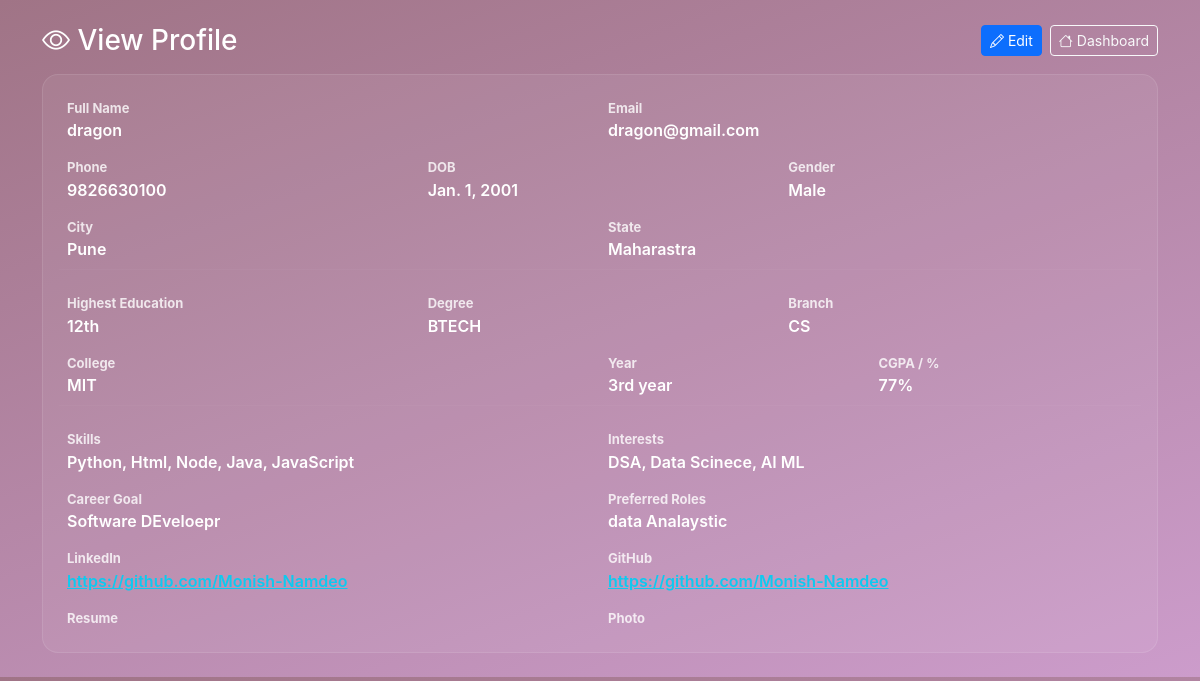
The app's page /student_profile_view/ (signed in) with its own data.
### Virtaul_App/models.py (models this page shows, shortened)
class StudentProfile(models.Model):
    user = models.OneToOneField(User, on_delete=models.CASCADE, related_name="student_profile")
    full_name = models.CharField(max_length=120, blank=True)
    phone = models.CharField(max_length=20, blank=True)
    email = models.EmailField(blank=True)
    dob = models.DateField(null=True, blank=True)
    gender = models.CharField(max_length=20, blank=True)
    city = models.CharField(max_length=80, blank=True)
    state = models.CharField(max_length=80, blank=True)
    highest_education = models.CharField(max_length=120, blank=True)   # e.g. 12th / Diploma / BSc / BE
    degree = models.CharField(max_length=120, blank=True)              # e.g. BE
    branch = models.CharField(max_length=120, blank=True)              # e.g. CS / IT
    college = models.CharField(max_length=200, blank=True)
    year_of_study = models.CharField(max_length=50, blank=True)        # e.g. 3rd year
    cgpa_or_percent = models.CharField(max_length=50, blank=True)
    skills = models.JSONField(default=list, blank=True)     # stored as ["Python","SQL"]
    interests = models.JSONField(default=list, blank=True)  # stored as ["NLP","Data Science"]
    strengths = models.TextField(blank=True)
    weaknesses = models.TextField(blank=True)
    career_goal = models.CharField(max_length=200, blank=True)
    preferred_roles = models.CharField(max_length=250, blank=True)
    linkedin_url = models.URLField(blank=True)
    github_url = models.URLField(blank=True)
    resume = models.FileField(upload_to="resumes/", blank=True, null=True)
    photo = models.ImageField(upload_to="student_photos/", blank=True, null=True)
    updated_at = models.DateTimeField(auto_now=True)

### Virtaul_App/views.py (the view)
# urls.py: path("student_profile_view/", views.student_profile_view, name="student_profile_view"),
@login_required
def student_profile_view(request):
    profile = StudentProfile.objects.filter(user=request.user).first()
    if not profile:
        messages.warning(request, "Please create your profile first.")
        return redirect("student_profile")
    return render(request, "student_profile_view.html", {"profile": profile})

### templates/student_profile_view.html (shortened to what this page needs)
<!DOCTYPE html>
<html lang="en">
<head>
<link href="https://cdn.jsdelivr.net/npm/bootstrap@5.3.3/dist/css/bootstrap.min.css" rel="stylesheet">
<link href="https://cdn.jsdelivr.net/npm/bootstrap-icons@1.11.1/font/bootstrap-icons.css" rel="stylesheet">
</head>
<body class="py-4">
<div class="container">
  <div class="d-flex justify-content-between align-items-center mb-3">
    <h3 class="text-white mb-0"><i class="bi bi-eye"></i> View Profile</h3>
    <div class="d-flex gap-2">
      <a href="{% url 'student_profile' %}" class="btn btn-primary btn-sm"><i class="bi bi-pencil"></i> Edit</a>
      <a href="{% url 'student_dashboard' %}" class="btn btn-outline-light btn-sm"><i class="bi bi-house"></i> Dashboard</a>
    </div>
  </div>
  <div class="card p-4">
    <div class="row g-3">
      <div class="col-md-6">
        <div class="label">Full Name</div>
        <div class="value">{{ profile.full_name }}</div>
      </div>
      <div class="col-md-6">
        <div class="label">Email</div>
        <div class="value">{{ profile.email }}</div>
      </div>
      <div class="col-md-4">
        <div class="label">Phone</div>
        <div class="value">{{ profile.phone }}</div>
      </div>
      <div class="col-md-4">
        <div class="label">DOB</div>
        <div class="value">{{ profile.dob }}</div>
      </div>
      <div class="col-md-4">
        <div class="label">Gender</div>
        <div class="value">{{ profile.gender }}</div>
      </div>
      <div class="col-md-6">
        <div class="label">City</div>
        <div class="value">{{ profile.city }}</div>
      </div>
      <div class="col-md-6">
        <div class="label">State</div>
        <div class="value">{{ profile.state }}</div>
      </div>
      <hr class="my-2">
      <div class="col-md-4">
        <div class="label">Highest Education</div>
        <div class="value">{{ profile.highest_education }}</div>
      </div>
      <div class="col-md-4">
        <div class="label">Degree</div>
        <div class="value">{{ profile.degree }}</div>
      </div>
      <div class="col-md-4">
        <div class="label">Branch</div>
        <div class="value">{{ profile.branch }}</div>
      </div>
      <div class="col-md-6">
        <div class="label">College</div>
        <div class="value">{{ profile.college }}</div>
      </div>
      <div class="col-md-3">
        <div class="label">Year</div>
        <div class="value">{{ profile.year_of_study }}</div>
      </div>
      <div class="col-md-3">
        <div class="label">CGPA / %</div>
        <div class="value">{{ profile.cgpa_or_percent }}</div>
      </div>
      <hr class="my-2">
      <div class="col-md-6">
        <div class="label">Skills</div>
        <div class="value">{% if profile.skills %}{{ profile.skills|join:", " }}{% endif %}</div>
      </div>
      <div class="col-md-6">
        <div class="label">Interests</div>
        <div class="value">{% if profile.interests %}{{ profile.interests|join:", " }}{% endif %}</div>
      </div>
      <div class="col-md-6">
        <div class="label">Career Goal</div>
        <div class="value">{{ profile.career_goal }}</div>
      </div>
      <div class="col-md-6">
        <div class="label">Preferred Roles</div>
        <div class="value">{{ profile.preferred_roles }}</div>
      </div>
      <div class="col-md-6">
        <div class="label">LinkedIn</div>
        <div class="value">{% if profile.linkedin_url %}<a class="text-info" href="{{ profile.linkedin_url }}" target="_blank">{{ profile.linkedin_url }}</a>{% endif %}</div>
      </div>
      <div class="col-md-6">
        <div class="label">GitHub</div>
        <div class="value">{% if profile.github_url %}<a class="text-info" href="{{ profile.github_url }}" target="_blank">{{ profile.github_url }}</a>{% endif %}</div>
      </div>
      <div class="col-md-6">
        <div class="label">Resume</div>
      </div>
      <div class="col-md-6">
        <div class="label">Photo</div>
      </div>
    </div>
  </div>
</div>
</body>
</html>

### templates/student_profile_view.html (style rules this page uses)
body { background: linear-gradient(160deg,#a07486,#cc9ccb); color:#dbe8ff; font-family:Inter,system-ui; }
.card { background:rgba(255,255,255,0.06); border:1px solid rgba(255,255,255,0.10); border-radius:16px; }
.label { color:#ffffffcc;font-weight:700;font-size:13px; }
.value { color:#fff;font-weight:600; }
hr { border-color:rgba(255,255,255,0.10); }

### records on screen
StudentProfile: full_name "dragon", email "dragon@gmail.com", phone "9826630100", dob "Jan. 1, 2001", gender "Male", city "Pune", state "Maharastra", highest_education "12th", degree "BTECH", branch "CS", college "MIT", year_of_study "3rd year", cgpa_or_percent "77%", skills "Python, Html, Node, Java, JavaScript", interests "DSA, Data Scinece, AI ML", career_goal "Software DEveloepr", preferred_roles "data Analaystic", github_url "https://github.com/Monish-Namdeo"
